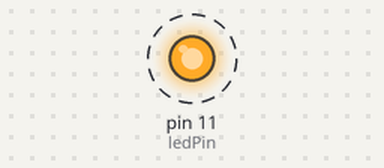
A program run on a simulated Raspberry Pi (header pin numbers). Parts: output pins drawn as LEDs (lit = HIGH). Dashed ring = blinking. What the program prints to the terminal is not drawn.

Above: at 0.5 s.
Timing chart, 0 to 4.6 s (numbered marks = the images above):
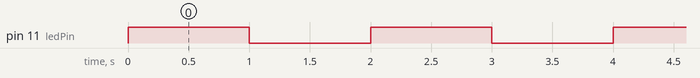

The program:

01.1.1_Blink.py
```python
import RPi.GPIO as GPIO
import time

#Define ledPin
ledPin = 11

def setup():
    #Use PHYSICAL GPIO Numbering
    GPIO.setmode(GPIO.BOARD)
    #Set the ledPin to OUTPUT mode
    GPIO.setup(ledPin, GPIO.OUT)
    #Make ledPin output LOW level
    GPIO.output(ledPin, GPIO.LOW)
    print("Using pin%d" %ledPin)

def loop():
    while True:
        #Make ledPin output HIGH level to turn on LED
        GPIO.output(ledPin, GPIO.HIGH)
        #Print information on terminal
        print("LED turned On >>>")
        #Wait for 1 second
        time.sleep(1)
        #Make ledPin output LOW level to turn off LED
        GPIO.output(ledPin, GPIO.LOW)
        print("LED turned Off <<<")
        #Wait for 1 second
        time.sleep(1)

def destroy():
    #Release all GPIO
    GPIO.cleanup()

#Program entrance
if __name__ == "__main__":
    print("Program is starting...\n")
    setup()
    try:
        loop()
    #Press ctrl-c to end the program
    except KeyboardInterrupt:
        destroy()
```

Measured:
- by itself, pin 11 (ledPin): alternates HIGH for 1.0 s and LOW for 1.0 s
